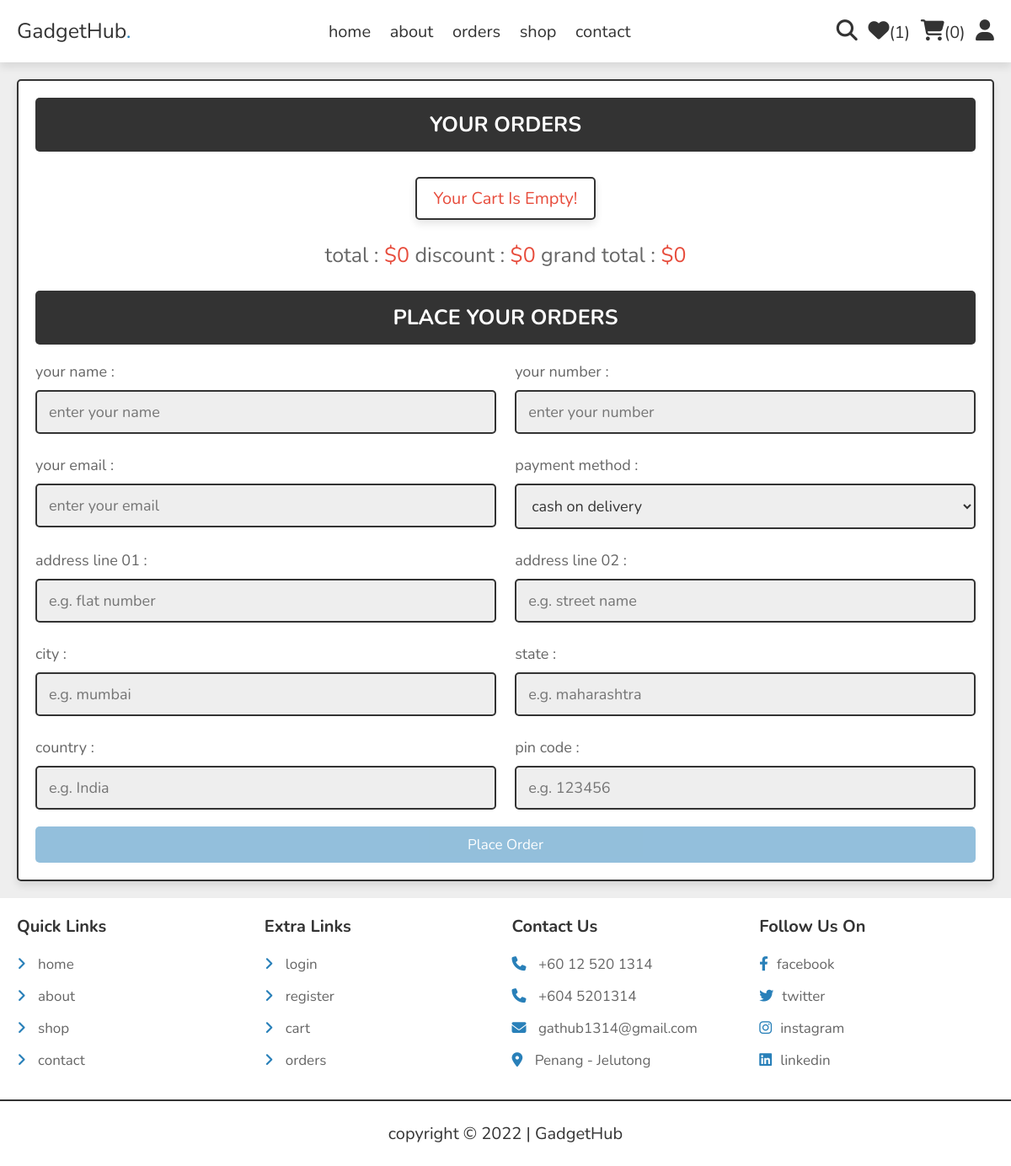
The app's page /checkout.php (signed in), older data.
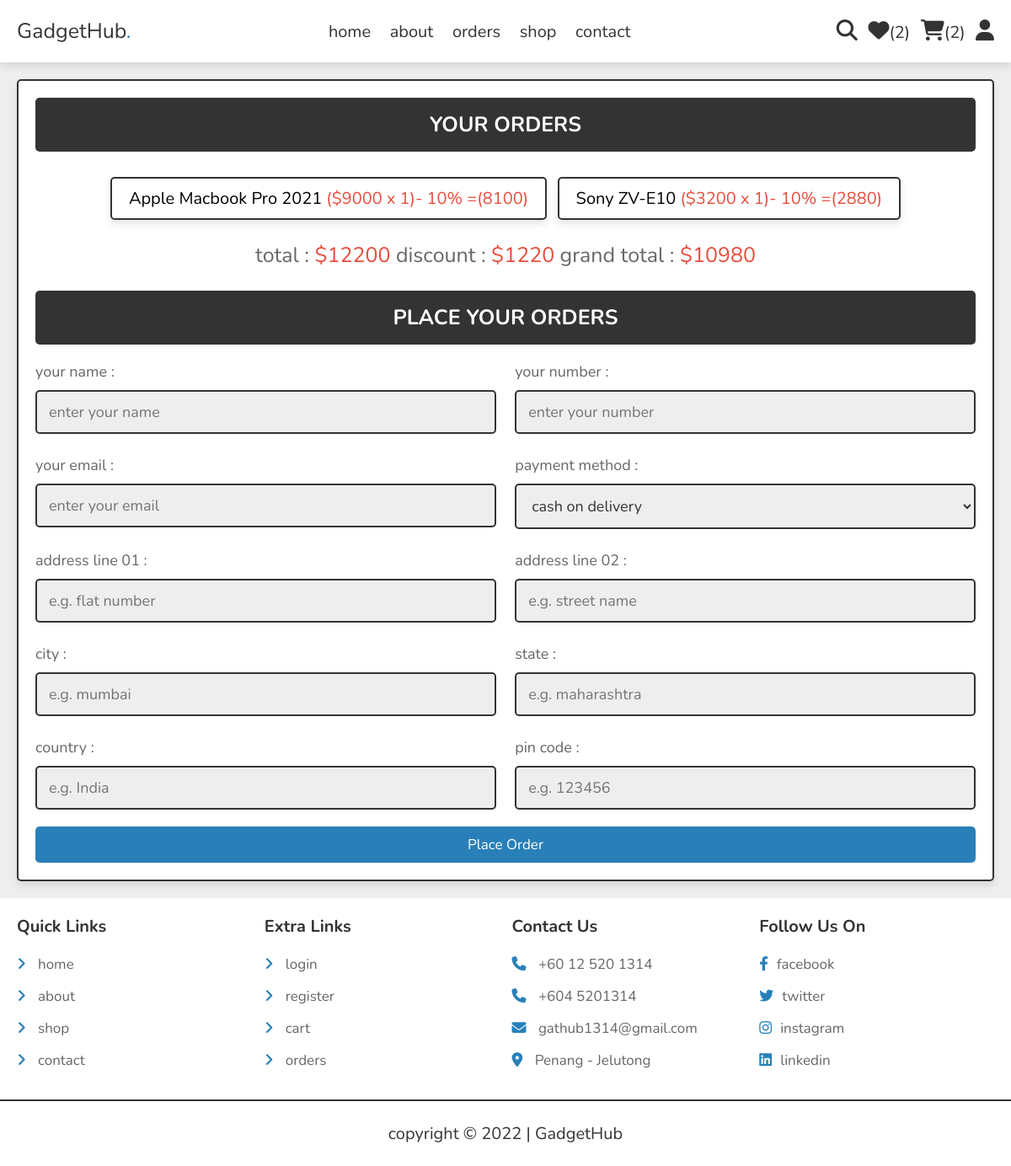
The same page, newer data.
### tables this page shows
CREATE TABLE `cart` (
  `id` int(100) NOT NULL,
  `user_id` int(100) NOT NULL,
  `pid` int(100) NOT NULL,
  `name` varchar(100) NOT NULL,
  `price` int(10) NOT NULL,
  `quantity` int(10) NOT NULL,
  `image` varchar(100) NOT NULL,
  `discount` int(10) NOT NULL
);

### checkout.php (the view, shortened to what the changed rows need)
<?php
include 'components/connect.php';
if(isset($_SESSION['user_id'])){
   $user_id = $_SESSION['user_id'];
}else{
   $user_id = '';
   header('location:user_login.php');
};
?>
<!DOCTYPE html>
<html lang="en">
<head>
   <link rel="stylesheet" href="https://cdnjs.cloudflare.com/ajax/libs/font-awesome/6.1.1/css/all.min.css">
   <link rel="stylesheet" href="css/style.css">
</head>
<body>
<?php include 'components/user_header.php'; ?>
<section class="checkout-orders">
   <form action="" method="POST">
   <h3>your orders</h3>
      <div class="display-orders">
      <?php
         $total=0;
         $grand_total = 0;
         $discount_total = 0;
         $select_cart = $conn->prepare("SELECT * FROM `cart` WHERE user_id = ?");
         $select_cart->execute([$user_id]);
         if($select_cart->rowCount() > 0){
            while($fetch_cart = $select_cart->fetch(PDO::FETCH_ASSOC)){
               $discountRate = $fetch_cart['discount']/100;
               $total += ($fetch_cart['price'] * $fetch_cart['quantity']);
               $grand_total += (($fetch_cart['price']-($fetch_cart['price']* $discountRate)) * $fetch_cart['quantity']);
               $discount_total += (($fetch_cart['price']* $discountRate) * $fetch_cart['quantity']);
      ?>
         <p> <?= $fetch_cart['name']; ?> <span>(<?= '$'.($fetch_cart['price']).' x '. $fetch_cart['quantity']; ?>)- <?=$fetch_cart['discount'];?>% =(<?= ($fetch_cart['price']-($fetch_cart['price']* $discountRate)) ?>)</span> </p>
      <?php
            }
         }else{
            echo '<p class="empty">your cart is empty!</p>';
         }
      ?>
         <div class="grand-total">total : <span>$<?= $total; ?></span> discount : <span>$<?= $discount_total; ?></span> grand total : <span>$<?= $grand_total; ?></span></div>
      </div>
      <h3>place your orders</h3>
      <div class="flex">
         <div class="inputBox">
         </div>
         <div class="inputBox">
         </div>
         <div class="inputBox">
         </div>
         <div class="inputBox">
         </div>
         <div class="inputBox">
         </div>
         <div class="inputBox">
         </div>
         <div class="inputBox">
         </div>
         <div class="inputBox">
         </div>
         <div class="inputBox">
         </div>
         <div class="inputBox">
         </div>
      </div>
      <input type="submit" name="order" class="btn <?= ($grand_total > 1)?'':'disabled'; ?>" value="place order">
   </form>
</section>
</body>
</html>

### components/user_header.php (shortened to what the changed rows need)
<header class="header">
   <section class="flex">
      <div class="icons">
         <?php
            $count_wishlist_items = $conn->prepare("SELECT * FROM `wishlist` WHERE user_id = ?");
            $count_wishlist_items->execute([$user_id]);
            $total_wishlist_counts = $count_wishlist_items->rowCount();
            $count_cart_items = $conn->prepare("SELECT * FROM `cart` WHERE user_id = ?");
            $count_cart_items->execute([$user_id]);
            $total_cart_counts = $count_cart_items->rowCount();
         ?>
         <a href="wishlist.php"><i class="fas fa-heart"></i><span>(<?= $total_wishlist_counts; ?>)</span></a>
         <a href="cart.php"><i class="fas fa-shopping-cart"></i><span>(<?= $total_cart_counts; ?>)</span></a>
      </div>
   </section>
</header>

Row changes from the older to the newer data that the page shows:
added cart: name "Apple Macbook Pro 2021", price "9000", quantity "1", discount "10", $fetch_cart['price']-($fetch_cart['price']* $discountRate) "8100"
added cart: name "Sony ZV-E10", price "3200", quantity "1", discount "10", $fetch_cart['price']-($fetch_cart['price']* $discountRate) "2880"
Text that changed along with them:
$total_wishlist_counts: "1" → "2"
$total_cart_counts: "0" → "2"
$total: "0" → "12200"
$discount_total: "0" → "1220"
$grand_total: "0" → "10980"
text no longer shown: "Your Cart Is Empty!"
